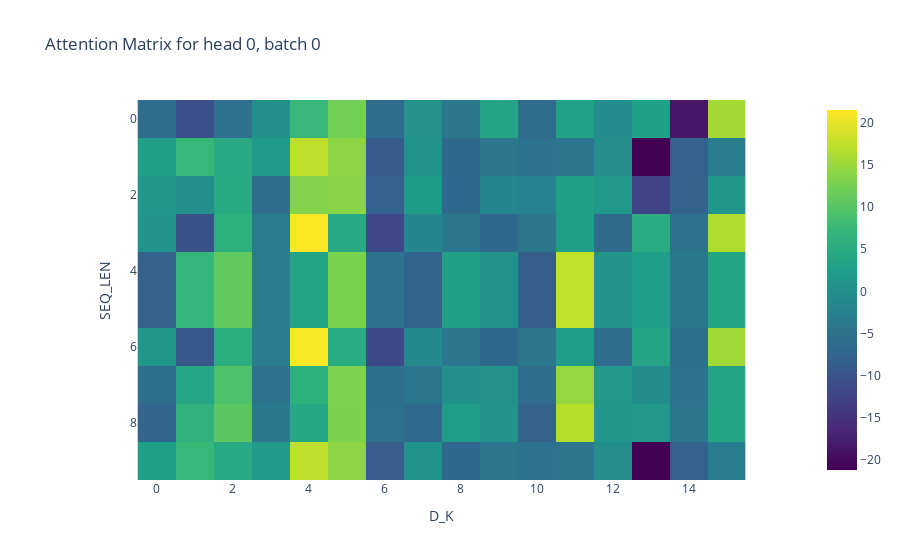

The code cell stored with this chart in its notebook:
### Code cell
@jit
def attention(Q, K, V, d_k):
    attention_score = jnp.matmul(Q, K.transpose(0, 2, 1)) # transpose to (N_HEADS, BATCH_SIZE, D_K, SEQ_LEN)
    scaled_attention = jax.nn.softmax(attention_score / jnp.sqrt(d_k), axis=-1) # softmax along the SEQ_LEN dimension
    return jnp.matmul(scaled_attention, V)

@jit
def mulithead_attention(Q, K, V, d_k):
    return vmap(
        attention,
        in_axes=(0, 0, 0, None) # iterate over the heads
        )(Q, K, V, d_k)

attention_matrix = mulithead_attention(Q, K, V, D_K)
print(attention_matrix.shape)
px.imshow(attention_matrix[0, 0], title="Attention Matrix for head 0, batch 0", labels=dict(x="D_K", y="SEQ_LEN"), color_continuous_scale="VIRIDIS")

### Figure 1 — Plotly figure (JSON) as saved in the notebook; plotly's stock layout.template omitted (floating-point values rounded to 4 significant figures; data arrays with more than 128 entries replaced by an {"elided": "..."} marker saying what was removed)
{"data": [{"coloraxis": "coloraxis", "hovertemplate": "D_K: %{x}<br>SEQ_LEN: %{y}<br>color: %{z}<extra></extra>", "name": "0", "type": "heatmap", "xaxis": "x", "yaxis": "y", "z": {"elided": "10x16 float values"}}], "layout": {"coloraxis": {"colorscale": [[0, "#440154"], [0.1111, "#482878"], [0.2222, "#3e4989"], [0.3333, "#31688e"], [0.4444, "#26828e"], [0.5556, "#1f9e89"], [0.6667, "#35b779"], [0.7778, "#6ece58"], [0.8889, "#b5de2b"], [1, "#fde725"]]}, "title": {"text": "Attention Matrix for head 0, batch 0"}, "xaxis": {"anchor": "y", "constrain": "domain", "domain": [0, 1], "scaleanchor": "y", "title": {"text": "D_K"}}, "yaxis": {"anchor": "x", "autorange": "reversed", "constrain": "domain", "domain": [0, 1], "title": {"text": "SEQ_LEN"}}}}
